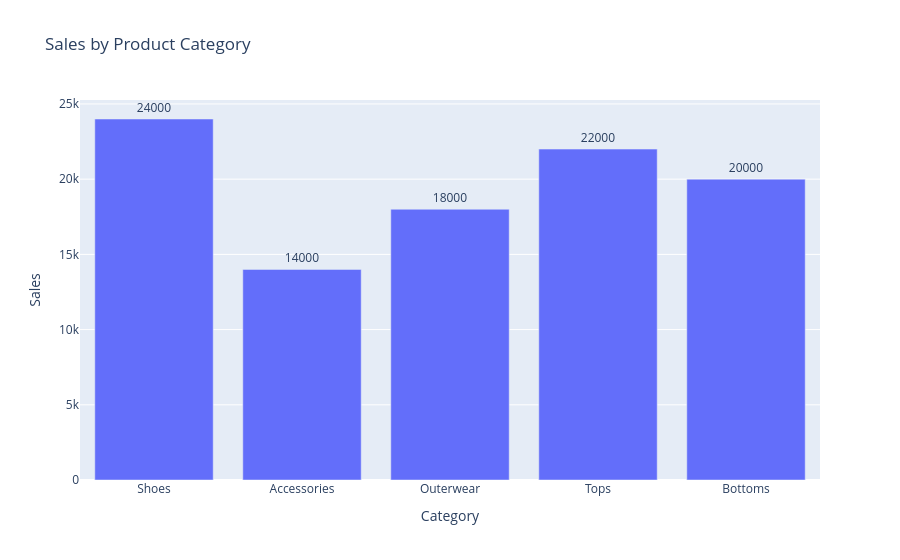

This figure's notebook cell:
### Code cell
df_bar = pd.DataFrame({
    'Category': ['Shoes', 'Accessories', 'Outerwear', 'Tops', 'Bottoms'],
    'Sales': [24000, 14000, 18000, 22000, 20000]
})

fig = px.bar(df_bar, x='Category', y= 'Sales', title= 'Sales by Product Category',
             text= 'Sales')
fig.update_traces(textposition='outside')
fig.show()

### Figure 1 — Plotly figure (JSON) as saved in the notebook; plotly's stock layout.template omitted (floating-point values rounded to 4 significant figures)
{"data": [{"hovertemplate": "Category=%{x}<br>Sales=%{text}<extra></extra>", "legendgroup": "", "marker": {"color": "#636efa", "pattern": {"shape": ""}}, "name": "", "orientation": "v", "showlegend": false, "text": [24000.0, 14000.0, 18000.0, 22000.0, 20000.0], "textposition": "outside", "type": "bar", "x": ["Shoes", "Accessories", "Outerwear", "Tops", "Bottoms"], "xaxis": "x", "y": [24000, 14000, 18000, 22000, 20000], "yaxis": "y"}], "layout": {"barmode": "relative", "legend": {"tracegroupgap": 0}, "title": {"text": "Sales by Product Category"}, "xaxis": {"anchor": "y", "domain": [0, 1], "title": {"text": "Category"}}, "yaxis": {"anchor": "x", "domain": [0, 1], "title": {"text": "Sales"}}}}
